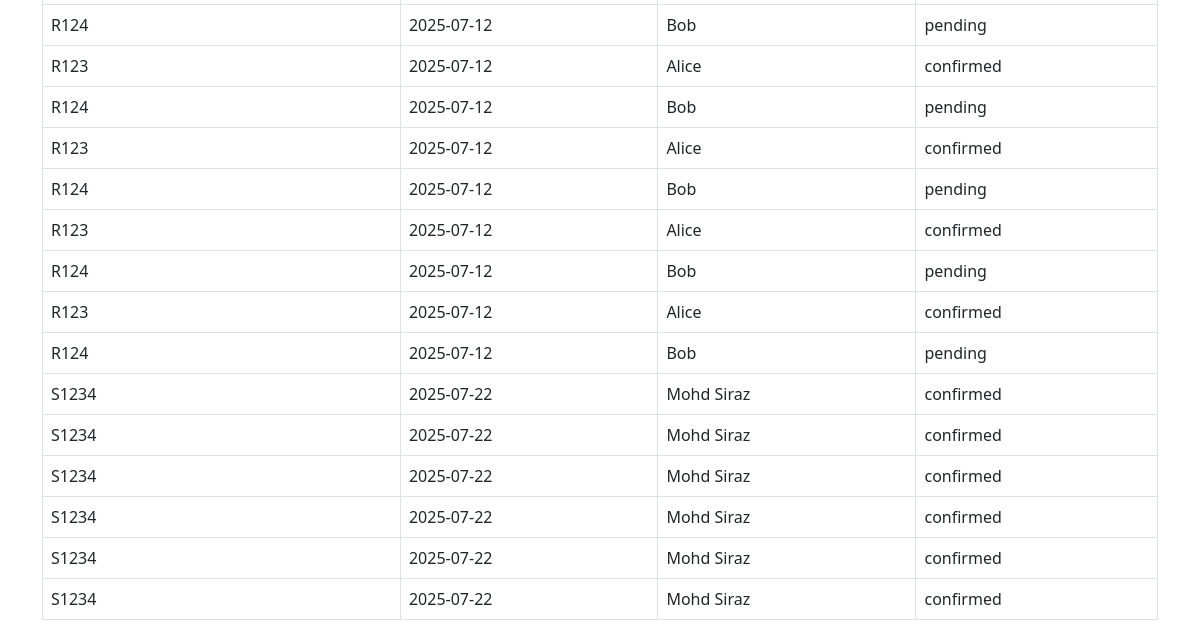
Before: /view (lower part) with the older database file.
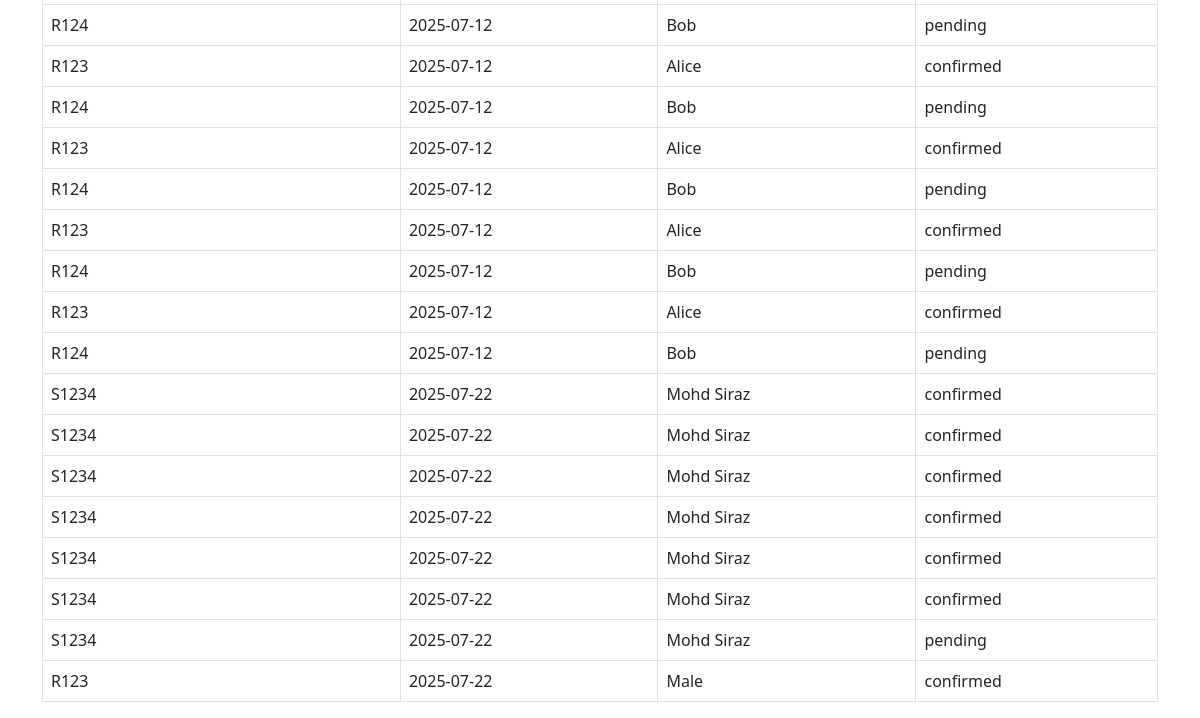
After: the same page with the newer database file.
### tables this page shows
CREATE TABLE reservations (
    reservation_no TEXT,
    date TEXT,
    name TEXT,
    status TEXT
);

### app.py (the view)
@app.route('/view')
def view_reservations():
    conn = sqlite3.connect('database.db')
    c = conn.cursor()
    c.execute("SELECT * FROM reservations")
    rows = c.fetchall()
    conn.close()
    return render_template("view.html", reservations=rows)

### templates/view.html (shortened to what this page needs)
<!DOCTYPE html>
<html>
<head>
    <link href="https://cdn.jsdelivr.net/npm/bootstrap@5.3.0/dist/css/bootstrap.min.css" rel="stylesheet">
</head>
<body>
  <div class="container mt-5">
    <table class="table table-bordered">
      <tbody>
        {% for r in reservations %}
        <tr>
          <td>{{ r[0] }}</td>
          <td>{{ r[1] }}</td>
          <td>{{ r[2] }}</td>
          <td>{{ r[3] }}</td>
        </tr>
        {% endfor %}
      </tbody>
    </table>
  </div>
</body>
</html>

Changed rows visible on the page:
added reservations: reservation_no "S1234", date "2025-07-22", name "Mohd Siraz", status "pending"
added reservations: reservation_no "R123", date "2025-07-22", name "Male", status "confirmed"
